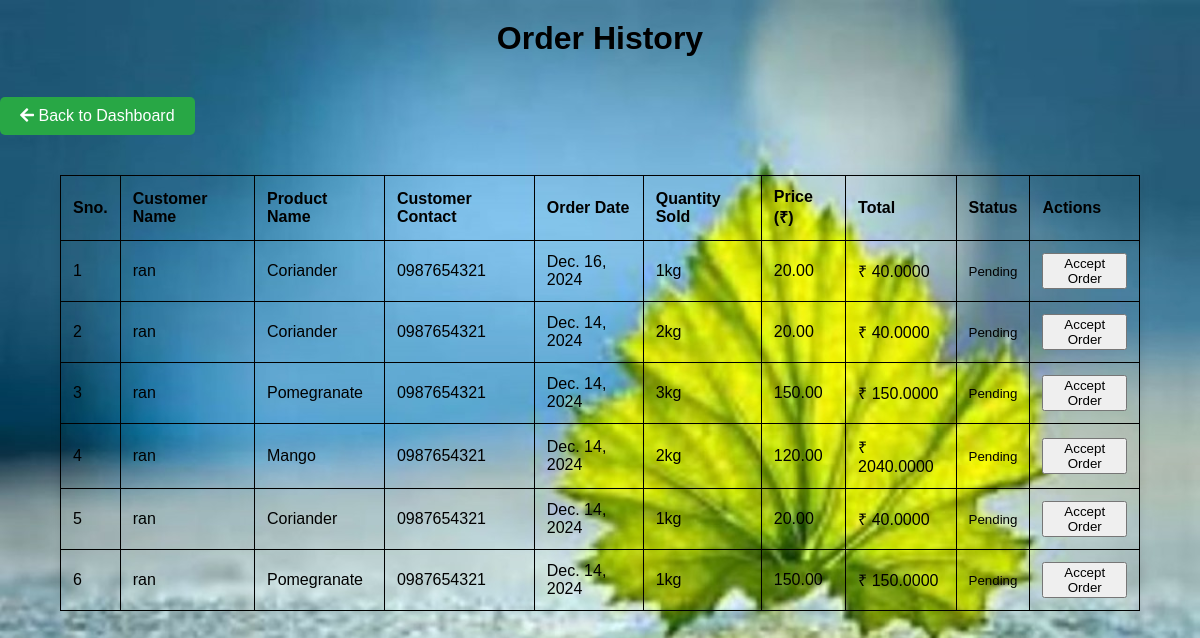
The app's page /farmers/orders/1/ with its own data.
### customer/models/order.py (models this page shows, shortened)
class Order(models.Model):
    product = models.ForeignKey(Product,
                                on_delete=models.CASCADE)
    customer = models.ForeignKey(Customer,
                                 on_delete=models.CASCADE)
    farmer = models.ForeignKey(Farmer,
                                 on_delete=models.CASCADE)
    quantity = models.IntegerField(default=1)
    price = models.IntegerField()
    address = models.CharField(max_length=50, default='', blank=True)
    phone = models.CharField(max_length=50, default='', blank=True)
    date = models.DateField(default=datetime.datetime.today)
    status = models.BooleanField(default=False)

### customer/models/customer.py (models this page shows, shortened)
class Customer(models.Model):
    name=models.CharField(max_length=50)
    phone=models.CharField(max_length=15)
    email=models.EmailField(unique=True)
    password=models.CharField(max_length=500)
    address = models.TextField(blank=True, null=True)
    profile_image = models.ImageField(upload_to='profile_pics', default='default.jpg')
    dob = models.DateField(blank=True, null=True)  # Date of Birth
    bio = models.TextField(blank=True, null=True)  # Optional bio
    gender = models.CharField(max_length=10, choices=[('Male', 'Male'), ('Female', 'Female'), ('Other', 'Other')], blank=True, null=True)

### farmers/models/products.py (models this page shows, shortened)
class Product(models.Model):
    farmer = models.ForeignKey(Farmer, on_delete=models.CASCADE, related_name='products')
    category = models.ForeignKey(Category, on_delete=models.CASCADE, default=1)
    name = models.CharField(max_length=100)
    price = models.DecimalField(max_digits=10, decimal_places=2)
    description = models.TextField()
    image = models.ImageField(upload_to='uploads/products/')
    quantity=models.DecimalField(max_digits=20, decimal_places=2)

### farmers/views.py (the view)
# urls.py: path('orders/<int:id>/',view_orders, name='farmer_orders'),
def view_orders(request,id):
    farmer = Farmer.objects.get(id=id)
    orders = Order.objects.filter(farmer=farmer).order_by('-date')
    return render(request, 'farmer_orders.html', {'orders': orders,'farmer':farmer})

### farmers/templatetags/custom_filter.py (called while the page is built)
@register.filter(name='currency')
def currency(number):
    return "₹ "+str(number)

@register.filter(name='multiply')
def multiply(quantity,price):
    try:
        return quantity * price
    except (TypeError, ValueError):
        return 0

### farmers/templates/farmer_orders.html (shortened to what this page needs)
{% load custom_filter %}
{% load static %}
<!DOCTYPE html>
<html lang="en">
<head>
    <link rel="stylesheet" href="https://cdnjs.cloudflare.com/ajax/libs/font-awesome/5.15.4/css/all.min.css">
</head>
<body>
    <div class="container">
        <h1>Order History</h1>
        <a href="{% url 'farmer_dashboard' id=farmer.id %}" class="back-button"><i class="fas fa-arrow-left"></i> Back
            to Dashboard</a>
        <table class="order-table">
            <thead>
                <tr>
                    <th>Sno.</th>
                    <th>Customer Name</th>
                    <th>Product Name</th>
                    <th>Customer Contact</th>
                    <th>Order Date</th>
                    <th>Quantity Sold</th>
                    <th>Price (₹)</th>
                    <th>Total</th>
                    <th>Status</th>
                    <th>Actions</th>
                </tr>
            </thead>
            <tbody>
                {% for order in orders %}
                <tr>
                    <td>{{ forloop.counter }}</td>
                    <td>{{ order.customer.name }}</td>
                    <td>{{ order.product.name }}</td>
                    <td>{{ order.customer.phone }}</td>
                    <td>{{ order.date }}</td>
                    <td>{{ order.quantity}}kg</td>
                    <td>{{ order.product.price }}</td>
                    <td>{{ order.product.quantity|multiply:order.product.price|currency }}</td>
                    <td>
                        {% if order.status %}
                        <small class="badge badge-success">Completed</small>
                        {% else %}
                        <small class="badge badge-warning">Pending</small>
                        {% endif %}
                    </td>
                    <td>
                        {% if not order.status %}
                        <form action="{% url 'accept_order' id=order.id %}" method="post">
                            <button type="submit" class="btn btn-success">Accept Order</button>
                        </form>
                        {% endif %}
                    </td>
                </tr>
                {% empty %}
                <tr>
                    <td colspan="10" style="text-align: center;">No orders found.</td>
                </tr>
                {% endfor %}
            </tbody>
        </table>
    </div>
</body>
</html>

### records on screen
Order: customer.name "ran", product.name "Coriander", customer.phone "0987654321", date "Dec. 16, 2024", quantity "1", product.price "20.00", product.quantity|multiply "₹ 40.0000", status "Pending"
Order: customer.name "ran", product.name "Coriander", customer.phone "0987654321", date "Dec. 14, 2024", quantity "2", product.price "20.00", product.quantity|multiply "₹ 40.0000", status "Pending"
Order: customer.name "ran", product.name "Pomegranate", customer.phone "0987654321", date "Dec. 14, 2024", quantity "3", product.price "150.00", product.quantity|multiply "₹ 150.0000", status "Pending"
Order: customer.name "ran", product.name "Mango", customer.phone "0987654321", date "Dec. 14, 2024", quantity "2", product.price "120.00", product.quantity|multiply "₹ 2040.0000", status "Pending"
Order: customer.name "ran", product.name "Coriander", customer.phone "0987654321", date "Dec. 14, 2024", quantity "1", product.price "20.00", product.quantity|multiply "₹ 40.0000", status "Pending"
Order: customer.name "ran", product.name "Pomegranate", customer.phone "0987654321", date "Dec. 14, 2024", quantity "1", product.price "150.00", product.quantity|multiply "₹ 150.0000", status "Pending"
